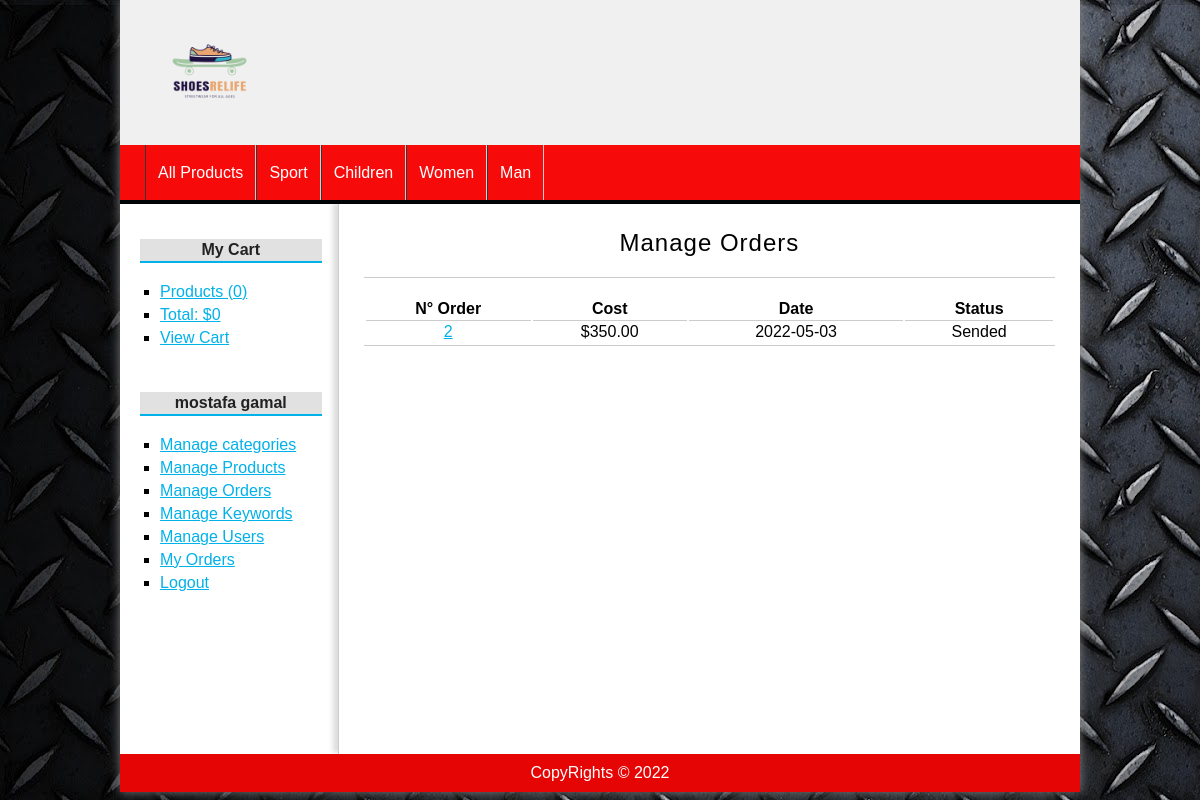
Page /orders/manage (signed in) on the committed database.
### tables this page shows
CREATE TABLE `categories` (
  `id` int(255) NOT NULL,
  `name` varchar(100) NOT NULL
);

CREATE TABLE `orders` (
  `id` int(255) NOT NULL,
  `user_id` int(255) NOT NULL,
  `state` varchar(100) NOT NULL,
  `city` varchar(100) NOT NULL,
  `adress` varchar(255) NOT NULL,
  `cost` float(200,2) NOT NULL,
  `status` varchar(20) NOT NULL,
  `date` date DEFAULT NULL,
  `hour` time DEFAULT NULL
);

### config/database.php (called while the page is built)
<?php
class Database{
    public static function connect(){
        $db = new mysqli('localhost', 'root', '', 'php_mvc');
        $db->query("SET NAMES 'utf8'");
        return $db;
    }
}
?>

### helpers/helpers.php (called while the page is built, shortened)
<?php
class Helpers{
    public static function showCategories(){
        require_once 'models/Category.php';
        $category = new Category();
        $categories = $category->getAll();
        return $categories;
    }
    public static function showStatus($status){
        $value = 'Pendient';
        if($status == 'confirm'){
            $value = 'Pendient';
        }elseif($status == 'preparation'){
            $value = 'Preparation';
        }elseif($status == 'ready'){
            $value = 'Prepare to send';
        }elseif($status == 'sended'){
            $value = 'Sended';
        }
        return $value;
    }
}
?>

### models/Category.php (called while the page is built, shortened)
<?php
class Category{
    private $db;
    public function __construct()
    {
        $this->db = Database::connect();
    }
    Public function getAll(){
        $sql = "SELECT * FROM categories ORDER BY id DESC";
        $categories = $this->db->query($sql);
        return $categories;
    }
}
?>

### controllers/OrdersController.php (called while the page is built, shortened)
<?php
require_once 'models/Order.php';
class OrdersController{
    public function manage(){
        $manage = true;
        $order = new Order();
        $orders = $order->getAll();
        require_once 'views/orders/my_orders.php';
    }
}
?>

### models/Order.php (called while the page is built, shortened)
<?php
class Order{
    private $db;
    public function __construct()
    {
        $this->db = Database::connect();
    }
    public function getAll(){
        $sql = "SELECT * FROM orders ORDER BY id DESC";
        $orders = $this->db->query($sql);
        return $orders;
    }
}
?>

### views/orders/my_orders.php (the view)
<?php if(isset($manage)) : ?>
    <h1>Manage Orders</h1>
<?php else: ?>
    <h1>My Orders</h1>
<?php endif; ?>
<table>
    <tr>
        <th>N° Order</th>
        <th>Cost</th>
        <th>Date</th>
        <th>Status</th>
    </tr>
    <?php
        while($order = $orders->fetch_object()):?>
        <tr>
            <td>
               <a href="<?=base_url?>orders/detail&id=<?=$order->id?>"><?=$order->id?></a>
            </td>
            <td>
                $<?=$order->cost?>
            </td>
            <td>
                <?=$order->date?>
            </td>
            <td>
                <?=Helpers::showStatus($order->status)?>
            </td>
        </tr>
    <?php endwhile; ?>
</table>

### views/partials/header.php (shortened to what this page needs)
<!DOCTYPE html>
<html lang="en">
<head>
    <link rel="stylesheet" href="<?=base_url?>assets/css/styles.css">
</head>
<body>
    <div id="container">
        <header id="header">
            <div id="logo">
                <img src="<?=base_url?>assets/img/brandlogo.png" alt="Logo">
            </div>
        </header>
        <?php $categories = Helpers::showCategories(); ?>
        <nav id="menu">
            <ul>
                <li><a href="<?=base_url?>">All Products</a></li>
                <?php while($category = $categories->fetch_object()): ?>
                <li><a href="<?=base_url?>categories/show&id=<?=$category->id?>"><?= $category->name ?></a></li>
                <?php endwhile; ?>
            </ul>
        </nav>
        <div class="row">
        <div id="content">

### assets/css/styles.css (style rules this page uses)
* { padding: 0px; margin: 0px; font-family: sans-serif, Helvetica, Arial; }
body { background: url(../img/303.jpg); }
a { color: #01B1EA; }
table { text-align: center; width: 100%; border-bottom: 1px solid #ccc; }
td { border-top: 1px solid #ccc; padding: 2px; }
#container { width: 80%; margin: 0px auto; box-shadow: 0px 0px 10px gray; background: white; }
#header { height: 145px; background: #F0F0F0; }
#logo { padding: 20px; margin-left: 20px; float:left; }
#logo img { float:left; height: 100px; }
#menu { clear:both; background: #f70a0a; color: white; height: 55px; border-bottom: 4px solid #010407; }
#menu ul { list-style: none; text-decoration: none; margin: 0px auto; margin-left: 25px; }
#menu ul li { line-height: 55px; float:left; border-right: 1px solid #d5cdcd; }
#menu a { display: block; color: white; text-decoration: none; padding-left: 12px; padding-right: 12px; transition: all 300ms; }
#menu a:first-child { border-left: 1px solid #363636; }
#content { margin: 0px auto; overflow: hidden; background: white; }
#central h1 { font-size: 24px; font-weight: normal; letter-spacing: 1px; text-align: center; border-bottom: 1px solid #ccc; margin-bottom: 20px; padding: 20px; padding-top: 0px; }

### rows in the picture
categories: name "Sport"
categories: name "Children"
categories: name "Women"
categories: name "Man"
orders: id "2", cost "350.00", date "2022-05-03", status "Sended"

### other values in the picture
$stats['count'] "0"
$stats['total'] "0"
$_SESSION['user_identity']->name "mostafa"
$_SESSION['user_identity']->lastname "gamal"
